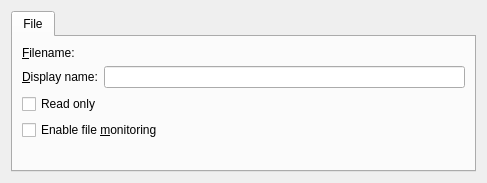
<?xml version="1.0" encoding="UTF-8"?>
<ui version="4.0">
 <class>SingleFileResourceConfigDialog</class>
 <widget class="QWidget" name="SingleFileResourceConfigDialog">
  <property name="geometry">
   <rect>
    <x>0</x>
    <y>0</y>
    <width>487</width>
    <height>183</height>
   </rect>
  </property>
  <layout class="QGridLayout" name="gridLayout_2">
   <item row="5" column="0">
    <widget class="KTabWidget" name="ktabwidget">
     <widget class="QWidget" name="tab">
      <attribute name="title">
       <string>File</string>
      </attribute>
      <layout class="QVBoxLayout" name="tabLayout">
       <item>
        <layout class="QHBoxLayout" name="horizontalLayout">
         <item>
          <widget class="QLabel" name="label">
           <property name="text">
            <string>&amp;Filename:</string>
           </property>
           <property name="buddy">
            <cstring>kcfg_Path</cstring>
           </property>
          </widget>
         </item>
         <item>
          <widget class="KUrlRequester" name="kcfg_Path"/>
         </item>
        </layout>
       </item>
       <item>
        <layout class="QHBoxLayout" name="horizontalLayout_2">
         <item>
          <widget class="QLabel" name="label_2">
           <property name="text">
            <string>&amp;Display name:</string>
           </property>
           <property name="buddy">
            <cstring>kcfg_DisplayName</cstring>
           </property>
          </widget>
         </item>
         <item>
          <widget class="KLineEdit" name="kcfg_DisplayName"/>
         </item>
        </layout>
       </item>
       <item>
        <widget class="QCheckBox" name="kcfg_ReadOnly">
         <property name="text">
          <string>Read only</string>
         </property>
        </widget>
       </item>
       <item>
        <widget class="QCheckBox" name="kcfg_MonitorFile">
         <property name="text">
          <string>Enable file &amp;monitoring</string>
         </property>
        </widget>
       </item>
       <item>
        <spacer name="verticalSpacer">
         <property name="orientation">
          <enum>Qt::Vertical</enum>
         </property>
         <property name="sizeHint" stdset="0">
          <size>
           <width>20</width>
           <height>40</height>
          </size>
         </property>
        </spacer>
       </item>
      </layout>
     </widget>
    </widget>
   </item>
  </layout>
 </widget>
 <customwidgets>
  <customwidget>
   <class>KLineEdit</class>
   <extends>QLineEdit</extends>
   <header>klineedit.h</header>
  </customwidget>
  <customwidget>
   <class>KUrlRequester</class>
   <extends>QFrame</extends>
   <header>kurlrequester.h</header>
  </customwidget>
  <customwidget>
   <class>KTabWidget</class>
   <extends>QTabWidget</extends>
   <header>ktabwidget.h</header>
   <container>1</container>
  </customwidget>
 </customwidgets>
 <resources/>
 <connections/>
</ui>
